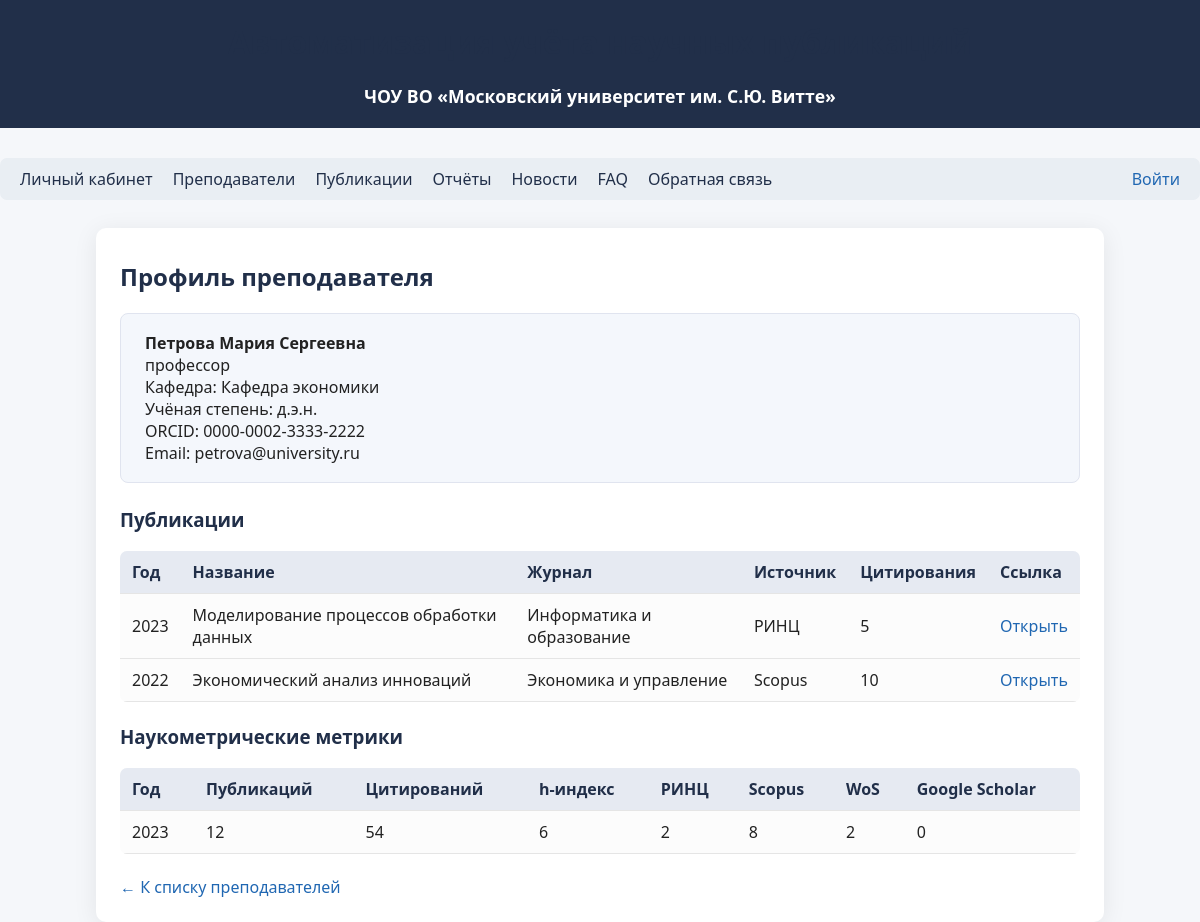
The app's page /lecturer/2, older data.
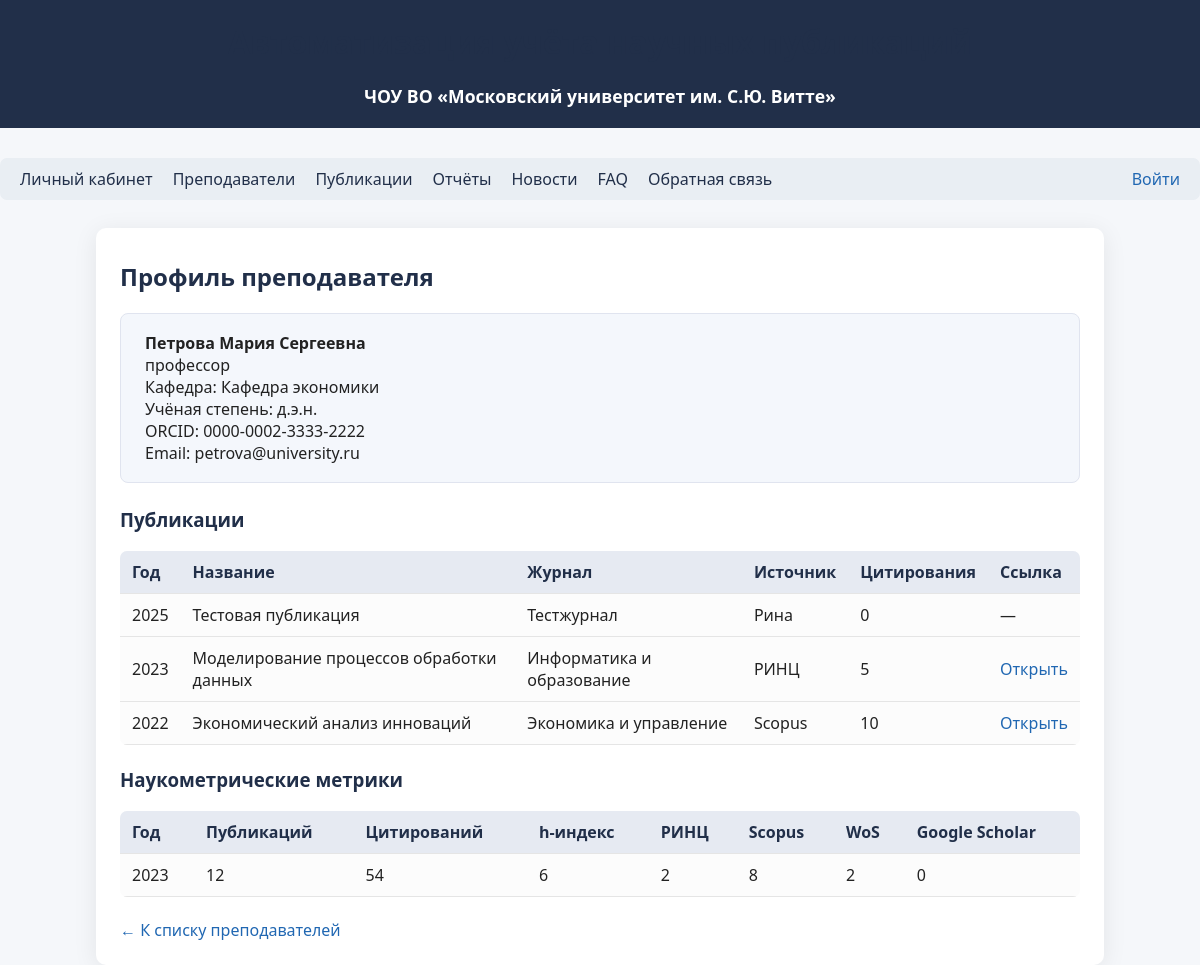
The same page, newer data.
### tables this page shows
CREATE TABLE publications (
            id INTEGER PRIMARY KEY AUTOINCREMENT,
            title TEXT,
            year INTEGER,
            journal TEXT,
            source TEXT,
            link TEXT,
            citations INTEGER,
            doi TEXT
        );

CREATE TABLE metrics (
            id INTEGER PRIMARY KEY AUTOINCREMENT,
            lecturer_id INTEGER,
            year INTEGER,
            total_publications INTEGER,
            total_citations INTEGER,
            h_index INTEGER,
            rinz INTEGER,
            scopus INTEGER,
            wos INTEGER,
            gs INTEGER,
            FOREIGN KEY(lecturer_id) REFERENCES lecturers(id)
        );

### app/routes.py (the view)
@bp.route('/lecturer/<int:lecturer_id>')
def lecturer_profile(lecturer_id):
    lecturer = get_lecturer_by_id(lecturer_id)
    pubs = get_publications_by_lecturer(lecturer_id)
    metrics = get_metrics_by_lecturer(lecturer_id)
    return render_template('lecturer_profile.html', lecturer=lecturer, pubs=pubs, metrics=metrics)

### app/models.py (called while the page is built)
def get_db():
    db = getattr(g, '_database', None)
    if db is None:
        db = g._database = sqlite3.connect(DATABASE)
        db.row_factory = sqlite3.Row
    return db

def get_lecturer_by_id(lecturer_id):
    db = get_db()
    return db.execute(
        "SELECT * FROM lecturers WHERE id = ?", (lecturer_id,)
    ).fetchone()

def get_publications_by_lecturer(lecturer_id):
    db = get_db()
    pubs = db.execute(
        "SELECT p.* FROM publications p "
        "JOIN lecturer_publications lp ON p.id = lp.publication_id "
        "WHERE lp.lecturer_id = ? ORDER BY p.year DESC",
        (lecturer_id,)
    ).fetchall()
    return pubs

def get_metrics_by_lecturer(lecturer_id):
    db = get_db()
    return db.execute(
        "SELECT * FROM metrics WHERE lecturer_id = ? ORDER BY year DESC",
        (lecturer_id,)
    ).fetchall()

### app/routes.py (called while the page is built)
@bp.before_app_request
def load_logged_in_user():
    user_id = session.get('user_id')
    g.user = get_user_by_id(user_id) if user_id else None

### app/templates/lecturer_profile.html (shortened to what this page needs)
{% extends "base.html" %}
{% block content %}
<h2>Профиль преподавателя</h2>
<div class="profile-card">
    <b>{{ lecturer['fio'] }}</b><br>
    <span>{{ lecturer['position'] }}</span><br>
    <span>Кафедра: {{ lecturer['department'] }}</span><br>
    {% if lecturer['academic_degree'] %}<span>Учёная степень: {{ lecturer['academic_degree'] }}</span><br>{% endif %}
    {% if lecturer['orcid'] %}<span>ORCID: {{ lecturer['orcid'] }}</span><br>{% endif %}
    {% if lecturer['email'] %}<span>Email: {{ lecturer['email'] }}</span><br>{% endif %}
</div>
<h3>Публикации</h3>
{% if pubs %}
    <table>
        <thead>
            <tr>
                <th>Год</th>
                <th>Название</th>
                <th>Журнал</th>
                <th>Источник</th>
                <th>Цитирования</th>
                <th>Ссылка</th>
            </tr>
        </thead>
        <tbody>
        {% for pub in pubs %}
            <tr>
                <td>{{ pub['year'] }}</td>
                <td>{{ pub['title'] }}</td>
                <td>{{ pub['journal'] }}</td>
                <td>{{ pub['source'] }}</td>
                <td>{{ pub['citations']|default(0) }}</td>
                <td>
                    {% if pub['link'] %}
                        <a href="{{ pub['link'] }}" target="_blank">Открыть</a>
                    {% else %}
                        —
                    {% endif %}
                </td>
            </tr>
        {% endfor %}
        </tbody>
    </table>
{% else %}
    <div>Публикации отсутствуют.</div>
{% endif %}
<h3>Наукометрические метрики</h3>
{% if metrics %}
    <table>
        <thead>
            <tr>
                <th>Год</th>
                <th>Публикаций</th>
                <th>Цитирований</th>
                <th>h-индекс</th>
                <th>РИНЦ</th>
                <th>Scopus</th>
                <th>WoS</th>
                <th>Google Scholar</th>
            </tr>
        </thead>
        <tbody>
        {% for m in metrics %}
            <tr>
                <td>{{ m['year'] }}</td>
                <td>{{ m['total_publications'] }}</td>
                <td>{{ m['total_citations'] }}</td>
                <td>{{ m['h_index'] }}</td>
                <td>{{ m['rinz'] }}</td>
                <td>{{ m['scopus'] }}</td>
                <td>{{ m['wos'] }}</td>
                <td>{{ m['gs'] }}</td>
            </tr>
        {% endfor %}
        </tbody>
    </table>
{% else %}
    <div>Метрики не заданы.</div>
{% endif %}
<a href="{{ url_for('main.lecturers') }}">← К списку преподавателей</a>
{% endblock %}

Row changes from the older to the newer data that the page shows:
added publications: year "2025", title "Тестовая публикация", journal "Тестжурнал", source "Рина", citations "0"
